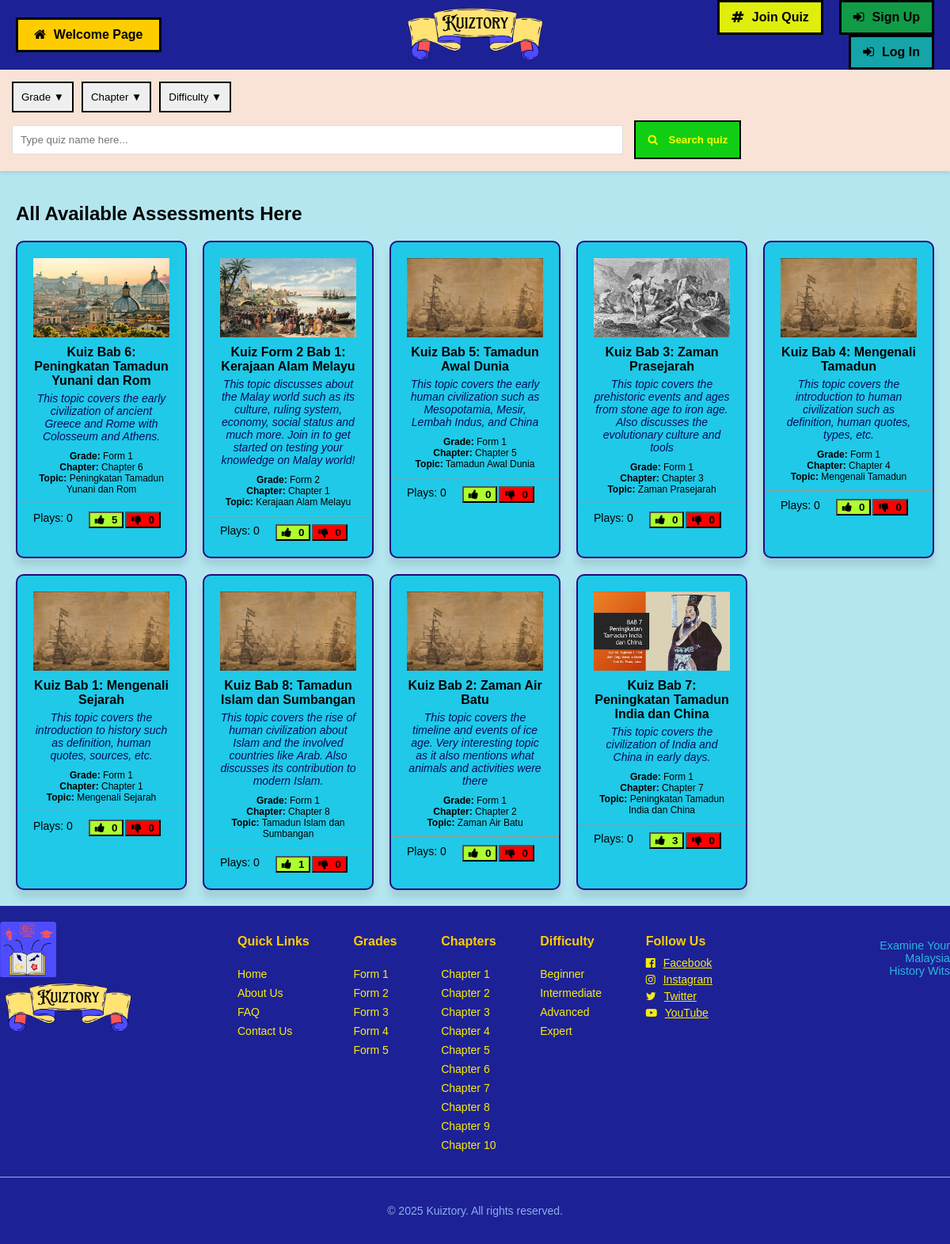
The app's page /allAssessment.php with its own data.
### tables this page shows
CREATE TABLE `assessment` (
  `AssmtCode` varchar(50) NOT NULL,
  `TeacherID` varchar(50) NOT NULL,
  `AssmtName` varchar(250) NOT NULL,
  `AssmtDesc` varchar(500) NOT NULL,
  `AssmtRegDate` date NOT NULL,
  `AssmtGradeLvl` varchar(20) NOT NULL,
  `AssmtChapter` varchar(20) NOT NULL,
  `AssmtTopic` varchar(250) NOT NULL,
  `AssmtDifficulty` varchar(20) NOT NULL,
  `AssmtVisibility` varchar(20) NOT NULL,
  `AssmtTags` varchar(500) DEFAULT NULL,
  `AssmtBgImg` varchar(250) DEFAULT NULL,
  `AssmtOpenStatus` varchar(50) NOT NULL,
  `LikeCount` int(255) NOT NULL,
  `DislikeCount` int(255) NOT NULL
);

### allAssessment.php (the view, shortened to what this page needs)
<!DOCTYPE html>
<html lang="en">
<head>
    <link rel="stylesheet" href="./styles/searchResult.css">
    <link rel="stylesheet" href="https://cdnjs.cloudflare.com/ajax/libs/font-awesome/4.7.0/css/font-awesome.min.css">
</head>
<body>
    <?php
        include './phpcrud/DBconnection.php';
    ?>
    <?php
        if(isset($_SESSION['SES_StuID']) || isset($_SESSION['SES_TeaID'])) {
            include "header2.php";
        } else {
            include "header.php";
        }
    ?>
    <?php include "filterbar.php";?>
    <main>
        <h2>All Available Assessments Here</h2>
        <div class="grid-container">
            <?php
                $query = "SELECT * FROM assessment;";
                $results = mysqli_query($connection, $query);
                while ($data = mysqli_fetch_assoc($results)) {
                if (empty($data)) {
            ?>
                    <script>
                        alert("Sorry! Quizzes with the chapter '<?php echo $searchChap?>' cannot be found! Please try again.");
                    </script>
            <?php
                } else {
                        $refCode = $data['AssmtCode'];
                        $refName = $data['AssmtName'];
                        $refDesc = $data['AssmtDesc'];
                        $refGrade = $data['AssmtGradeLvl'];
                        $refChapter = $data['AssmtChapter'];
                        $refTopic = $data['AssmtTopic'];
                        $refLike = $data['LikeCount'];
                        $refDislike = $data['DislikeCount'];
                        $refBgImg = $data['AssmtBgImg'];
            ?>
                        <div class="game-card" onclick="location.href='selectedAssessment.php?assmtcode=<?php echo $refCode?>';">
                            <div class="game-image"><img src="./images/assmtBgImg/<?php echo $refBgImg;?>" alt="Quiz Image"></div>
                            <div class="title"><?php echo $refName?></div>
                            <div class="description"><?php echo $refDesc?></div>
                            <div class="grade"><b>Grade:</b> <?php echo $refGrade?></div>
                            <div class="chap"><b>Chapter:</b> <?php echo $refChapter?></div>
                            <div class="topic"><b>Topic:</b> <?php echo $refTopic?></div>
                            <div class="stats">
                                <p>Plays: 0 </p>
                                <button class= "stats-btn-like">
                                    <i class="fa fa-thumbs-up" style="padding-right: 5px;"></i>
                                    <b><?php echo $refLike?></b>
                                </button>
                                <button class= "stats-btn-dislike">
                                    <i class="fa fa-thumbs-down" style="padding-right: 5px;"></i>
                                    <b><?php echo $refDislike?></b>
                                </button>
                            </div>
                        </div>
            <?php
                    }
                }
            ?>
        </div>
    </main>
    <?php include "footer2.php";?>
</body>
</html>

### header.php (shortened to what this page needs)
<!DOCTYPE html>
<html lang="en">
<head>
    <link rel="stylesheet" href="./styles/header.css">
    <link rel="stylesheet" href="https://cdnjs.cloudflare.com/ajax/libs/font-awesome/4.7.0/css/font-awesome.min.css">
</head>
<body>
    <header>
        <div class="home">
            <button class="home-btn" onclick="location.href='index.php';"><i class="fa fa-home" style="padding-right: 10px;"></i>Welcome Page</button>
        </div>
        <div class="logo">
            <a href="index.php">
                <img src="./images/Kuiztory_title_trans.png" alt="Kuiztory logo">
            </a>
        </div>
        <div class="nav">
            <button class="right-btn join-btn" onclick="location.href='joinAssessment.php';"><i class="fa fa-hashtag" style="padding-right: 10px;"></i>Join Quiz</button>
            <button class="right-btn sign-up-btn" onclick="location.href='accRegistration.php';"><i class="fa fa-sign-in" style="padding-right: 10px;"></i>Sign Up</button>
            <button class="right-btn log-in-btn" onclick="location.href='login.php';"><i class="fa fa-sign-in" style="padding-right: 10px;"></i>Log In</button>
        </div>
    </header>
</body>
</html>

### filterbar.php (shortened to what this page needs)
<!DOCTYPE html>
<html lang="en">
<head>
    <link rel="stylesheet" href="./styles/filterbar.css">
    <link rel="stylesheet" href="https://cdnjs.cloudflare.com/ajax/libs/font-awesome/4.7.0/css/font-awesome.min.css">
</head>
<body>
    <nav class="filters">
        <div class="dropdown-container">
            <button>Grade ▼</button>
        </div>
        <div class="dropdown-container">
            <button>Chapter ▼</button>
        </div>
        <div class="dropdown-container">
            <button>Difficulty ▼</button>
        </div>
        <form action="" method="POST">
            <input type="text" placeholder="Type quiz name here..." name="searchWord" required>
            <button class="searchBtn" type="submit" name="startSearch">
                <i class="fa fa-search" style="padding-right: 10px;"></i>
                Search quiz
            </button>
        </form>
    </nav>
</body>
</html>

### footer2.php (shortened to what this page needs)
<!DOCTYPE html>
<html lang="en">
<head>
    <link rel="stylesheet" href="./styles/footer2.css">
    <link rel="stylesheet" href="https://cdnjs.cloudflare.com/ajax/libs/font-awesome/4.7.0/css/font-awesome.min.css">
</head>
<body>
    <footer>
        <div class="footer-container">
            <div class="footer-logo">
                <a>
                    <img src="./images/Kuiztory_logo_trans.png" alt="kuiz">
                    <img src="./images/Kuiztory_title_trans.png" alt="kuiz">
                </a>
            </div>
            <div class="footer-section">
                <div class="footer-section-div">
                    <h3>Quick Links</h3>
                    <ul>
                        <li><a href="homePage.php">Home</a></li>
                        <li><a href="#">About Us</a></li>
                        <li><a href="#">FAQ</a></li>
                        <li><a href="#">Contact Us</a></li>
                    </ul>
                </div>
                <div class="footer-section-div">
                    <h3>Grades</h3>
                    <ul>
                        <li><a href="filterGrade.php?Grade=Form 1">Form 1</a></li>
                        <li><a href="filterGrade.php?Grade=Form 2">Form 2</a></li>
                        <li><a href="filterGrade.php?Grade=Form 3">Form 3</a></li>
                        <li><a href="filterGrade.php?Grade=Form 4">Form 4</a></li>
                        <li><a href="filterGrade.php?Grade=Form 5">Form 5</a></li>
                    </ul>
                </div>
                <div class="footer-section-div">
                    <h3>Chapters</h3>
                    <ul>
                        <li><a href="filterChap.php?Chapter=Chapter 1">Chapter 1</a></li>
                        <li><a href="filterChap.php?Chapter=Chapter 2">Chapter 2</a></li>
                        <li><a href="filterChap.php?Chapter=Chapter 3">Chapter 3</a></li>
                        <li><a href="filterChap.php?Chapter=Chapter 4">Chapter 4</a></li>
                        <li><a href="filterChap.php?Chapter=Chapter 5">Chapter 5</a></li>
                        <li><a href="filterChap.php?Chapter=Chapter 6">Chapter 6</a></li>
                        <li><a href="filterChap.php?Chapter=Chapter 7">Chapter 7</a></li>
                        <li><a href="filterChap.php?Chapter=Chapter 8">Chapter 8</a></li>
                        <li><a href="filterChap.php?Chapter=Chapter 9">Chapter 9</a></li>
                        <li><a href="filterChap.php?Chapter=Chapter 10">Chapter 10</a></li>
                    </ul>
                </div>
                <div class="footer-section-div">
                    <h3>Difficulty</h3>
                    <ul>
                        <li><a href="filterDiff.php?Difficulty=Beginner">Beginner</a></li>
                        <li><a href="filterDiff.php?Difficulty=Intermediate">Intermediate</a></li>
                        <li><a href="filterDiff.php?Difficulty=Advanced">Advanced</a></li>
                        <li><a href="filterDiff.php?Difficulty=Expert">Expert</a></li>
                    </ul>
                </div>
                <div class="footer-section-div social">
                    <h3>Follow Us</h3>
                    <a href="#"><i class="fa fa-facebook-official" style="padding-right: 10px;"></i><p>Facebook</p></a>
                    <a href="#"><i class="fa fa-instagram" style="padding-right: 10px;"></i><p>Instagram</p></a>
                    <a href="#"><i class="fa fa-twitter" style="padding-right: 10px;"></i><p>Twitter</p></a>
                    <a href="#"><i class="fa fa-youtube-play" style="padding-right: 10px;"></i><p>YouTube</p></a>
                </div>
            </div>
            <div class="footer-text">
                <p>Examine Your <br> Malaysia <br> History Wits</p>
            </div>
        </div>
        <div class="footer-bottom">
            <p>© 2025 Kuiztory. All rights reserved.</p>
        </div>
    </footer>
</body>
</html>

### styles/searchResult.css (style rules this page uses)
body { font-family: 'Trebuchet MS', sans-serif; background: #b4e6f0; margin: 0; }
main { padding: 20px; }
.grid-container { display: grid; grid-template-columns: repeat(auto-fit, minmax(200px, 1fr)); gap: 20px; }
.game-card { border: 2px solid #25097f; border-radius: 10px; padding: 20px; text-align: center; display: flex; flex-direction: column; align-items: center; background: #1fc9e7; box-shadow: 0px 10px 10px rgba(0, 0, 0, 0.1); text-decoration: none; color: black; }
.title { font-weight: bold; margin-bottom: 5px; }
.description { font-size: 14px; color: #060d5e; margin-bottom: 10px; font-style: italic; }
.grade { font-size: 12px; }
.chap { font-size: 12px; }
.topic { font-size: 12px; margin-bottom: 10px; }
.stats-btn-like { background-color: greenyellow; }
.stats-btn-dislike { background-color: red; }

### styles/header.css (style rules this page uses)
header { display: flex; justify-content: space-between; align-items: center; background: #1d2196; color: #2ab7de; }
.logo, .nav, .home { max-width: 33%; flex-shrink: 1; flex-grow: 1; font-size: 14px; }
.logo { display: flex; justify-content: center; }
.logo img { height: 75px; width: auto; }
.home { display:flex; justify-content: flex-start; align-items: center; }
.home-btn { background: #ffcc00; font-size: 16px; border: solid black; padding: 10px 20px; cursor: pointer; margin-left: 20px; font-weight: bold; }
.nav { display: flex; justify-content: flex-end; flex-wrap: wrap; }
.right-btn { border: solid black; font-size: 16px; padding: 10px 15px; cursor: pointer; margin-right: 20px; font-weight: bold; }
.join-btn { background: #dfee0b; }
.sign-up-btn { background: #119b46; }
.log-in-btn { background: #15a4a7; }

### styles/filterbar.css (style rules this page uses)
.filters { display: flex; gap: 10px; padding: 15px; background: rgb(249, 227, 215); box-shadow: 0px 2px 5px rgba(0, 0, 0, 0.1); flex-wrap: wrap; }
.filters button { padding: 10px; border: 2px solid #000000; cursor: pointer; }
.dropdown-container { position: relative; display: inline-block; }
.filters input { padding: 10px; border: 1px solid #ddd; flex-grow: 1; padding-left: 10px; width: 750px; }
.filters .searchBtn { background-color: #11ce14; padding: 15px; font-weight: bold; color: yellow; border: 2px solid black; margin-left: 10px; }

### styles/footer2.css (style rules this page uses)
footer { font-family: 'Trebuchet MS', sans-serif; background-color: #1d2196; font-size: 14px; }
.footer-container { padding-top: 20px; display: flex; justify-content: space-between; flex-wrap: wrap; gap: 20px; max-width: 100%; margin: 0; }
.footer-text, .footer-logo { display: flex; }
.footer-section { width: 50%; display: flex; justify-content:space-between; }
.footer-section-div { display: flex; flex-direction: column; }
.footer-logo { display: flex; width: 20%; justify-content: flex-start; }
.footer-logo a img { flex-grow: 1; height: 70px; width: auto; }
.footer-section-div h3 { font-size: 16px; margin-bottom: 10px; color: #ffcc00; }
.footer-section-div ul { list-style: none; padding: 0; }
.footer-section-div ul li { margin-bottom: 8px; }
.footer-section-div ul li a { text-decoration: none; color: #f8ec0b; transition: 0.3s; }
.social a { display: block; text-decoration: none; color: #f8ec0b; margin-bottom: 5px; transition: 0.3s; }
.social p { display: inline; text-decoration: underline; }
.footer-text { width: 20%; align-items: flex-start; justify-content: flex-end; text-align: right; font-size: 0.9rem; margin: 0.5rem 0; color: #2ab7de; }
.footer-bottom { text-align: center; border-top: 1px solid #8daeeb; padding: 20px 0 20px 0; margin-top: 10px; color: #8daeeb; width: 100%; }

### records on screen
assessment: AssmtBgImg (picture), AssmtName "Kuiz Bab 6: Peningkatan Tamadun Yunani dan Rom", AssmtDesc "This topic covers the early civilization of ancient Greece and Rome with Colosseum and Athens.", AssmtGradeLvl "Form 1", AssmtChapter "Chapter 6", AssmtTopic "Peningkatan Tamadun Yunani dan Rom", LikeCount "5", DislikeCount "0"
assessment: AssmtBgImg (picture), AssmtName "Kuiz Form 2 Bab 1: Kerajaan Alam Melayu", AssmtDesc "This topic discusses about the Malay world such as its culture, ruling system, economy, social status and much more. Join in to get started on testing your knowledge on Malay world!", AssmtGradeLvl "Form 2", AssmtChapter "Chapter 1", AssmtTopic "Kerajaan Alam Melayu", LikeCount "0", DislikeCount "0"
assessment: AssmtBgImg (placeholder picture), AssmtName "Kuiz Bab 5: Tamadun Awal Dunia", AssmtDesc "This topic covers the early human civilization such as Mesopotamia, Mesir, Lembah Indus, and China", AssmtGradeLvl "Form 1", AssmtChapter "Chapter 5", AssmtTopic "Tamadun Awal Dunia", LikeCount "0", DislikeCount "0"
assessment: AssmtBgImg (picture), AssmtName "Kuiz Bab 3: Zaman Prasejarah", AssmtDesc "This topic covers the prehistoric events and ages from stone age to iron age. Also discusses the evolutionary culture and tools", AssmtGradeLvl "Form 1", AssmtChapter "Chapter 3", AssmtTopic "Zaman Prasejarah", LikeCount "0", DislikeCount "0"
assessment: AssmtBgImg (placeholder picture), AssmtName "Kuiz Bab 4: Mengenali Tamadun", AssmtDesc "This topic covers the introduction to human civilization such as definition, human quotes, types, etc.", AssmtGradeLvl "Form 1", AssmtChapter "Chapter 4", AssmtTopic "Mengenali Tamadun", LikeCount "0", DislikeCount "0"
assessment: AssmtBgImg (placeholder picture), AssmtName "Kuiz Bab 1: Mengenali Sejarah", AssmtDesc "This topic covers the introduction to history such as definition, human quotes, sources, etc.", AssmtGradeLvl "Form 1", AssmtChapter "Chapter 1", AssmtTopic "Mengenali Sejarah", LikeCount "0", DislikeCount "0"
assessment: AssmtBgImg (placeholder picture), AssmtName "Kuiz Bab 8: Tamadun Islam dan Sumbangan", AssmtDesc "This topic covers the rise of human civilization about Islam and the involved countries like Arab. Also discusses its contribution to modern Islam.", AssmtGradeLvl "Form 1", AssmtChapter "Chapter 8", AssmtTopic "Tamadun Islam dan Sumbangan", LikeCount "1", DislikeCount "0"
assessment: AssmtBgImg (placeholder picture), AssmtName "Kuiz Bab 2: Zaman Air Batu", AssmtDesc "This topic covers the timeline and events of ice age. Very interesting topic as it also mentions what animals and activities were there", AssmtGradeLvl "Form 1", AssmtChapter "Chapter 2", AssmtTopic "Zaman Air Batu", LikeCount "0", DislikeCount "0"
assessment: AssmtBgImg (placeholder picture), AssmtName "Kuiz Bab 7: Peningkatan Tamadun India dan China", AssmtDesc "This topic covers the civilization of India and China in early days.", AssmtGradeLvl "Form 1", AssmtChapter "Chapter 7", AssmtTopic "Peningkatan Tamadun India dan China", LikeCount "3", DislikeCount "0"
